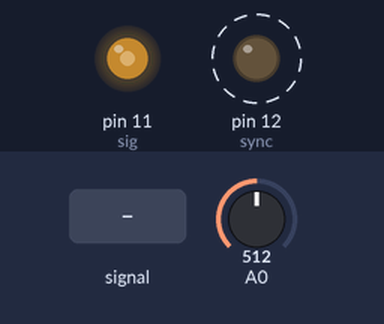
The sketch below on a simulated Teensy 4. On the bench: output pins drawn as LEDs (lit = HIGH). Dashed ring = blinking. The inputs (shaded band) are chosen by the test bench; at power-on: A0 = 512 (analog values on the 0–1023 scale). What the sketch prints to the serial monitor is not drawn.

Above: at 0.99 s.
1.3 s: A0 fed a 200 Hz sine of ±81 counts around its level
4.3 s: A0 set to 716
7.3 s: A0 fed a 1000 Hz sine of ±255 counts around its level
10.3 s: A0 fed a 2 Hz sine of ±306 counts around its level
Timing chart, 0 to 17.3 s (numbered marks = the images above; inputs shaded):
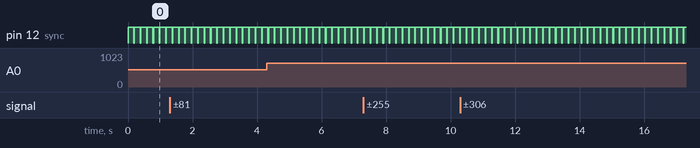

The sketch:

interLab2.ino
```cpp
#define CAPTURE_SIZE 1500

uint16_t input[CAPTURE_SIZE+2];

double f_start = 100e3;
double f_end = 1e6;

int sig = 11;
int sync = 12;

uint8_t delimiter[] = {0xde, 0xad, 0xbe, 0xef};
int delimeter_length = 4;

void setup() {
  pinMode(sig, OUTPUT);
  pinMode(sync, OUTPUT);
  Serial.begin(2000000);

  // Set the Teensy ADC to 12-bit resolution
  analogReadResolution(12);

  //analogWriteResolution(7);
  analogWriteFrequency(sig,1e4);
  analogWrite(sig, 127);
}

void loop ()
{
  collect_sample();
  send_sample();
}

void collect_sample() {
  // Reset the index for the input buffer
  int i = 0;

  // Set sync signal
  digitalWrite(sync, HIGH);

  // Loop through CAPTURE_SIZE samples and frequency sweep steps
  while(i < CAPTURE_SIZE) {
    input[i] = analogRead(0);
//    Serial.println(input[i]);
    i++;

    int f = pow(10, (log10(f_end-f_start)*((i*1.0)/(CAPTURE_SIZE-1)))) + f_start; // logarithmic

    analogWriteFrequency(sig, f);
    analogWrite(sig, 127);

    //delayMicroseconds(1000);
  }

  // Reset sync signal
  digitalWrite(sync, LOW);
}

void send_sample() {
  // Print the delimiter
  /*for(int k = 0; k < delimeter_length; k++) {
    Serial.write(delimiter[k]);
  }*/
  Serial.write(delimiter, sizeof(delimiter));

  // Channel byte (one at the end of each channel's transmission)
  input[CAPTURE_SIZE] = 0;
  // Frame completion byte (only after all channels sent)
  input[CAPTURE_SIZE+1] = 1;

  // Print the data
  /*for(int k = 0; k < CAPTURE_SIZE; k++) {
    Serial.write((uint8_t)(input[k]>>8));
    Serial.write((uint8_t)(input[k]));
  }*/
  Serial.write((uint8_t *)input, sizeof(input));
}
```

Measured:
- by itself, pin 12 (sync): alternates HIGH for 0.18 s and LOW for 0.02 s
